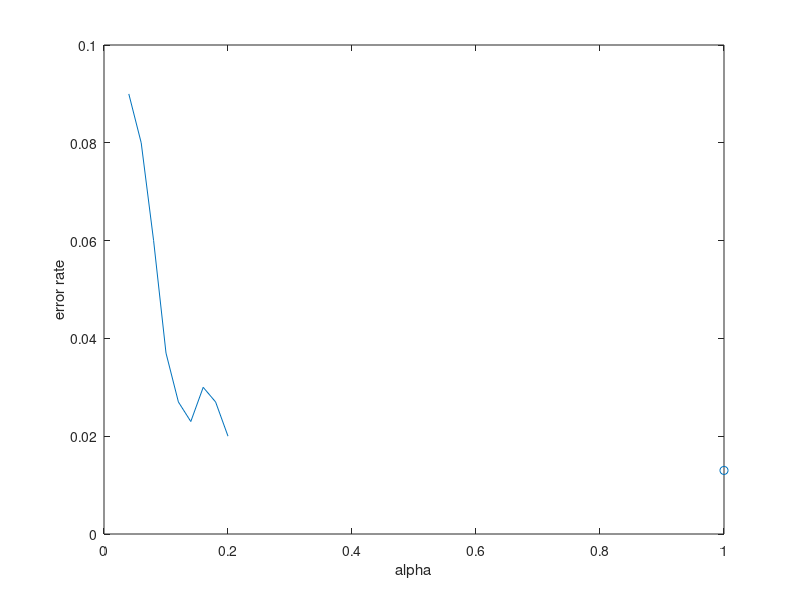
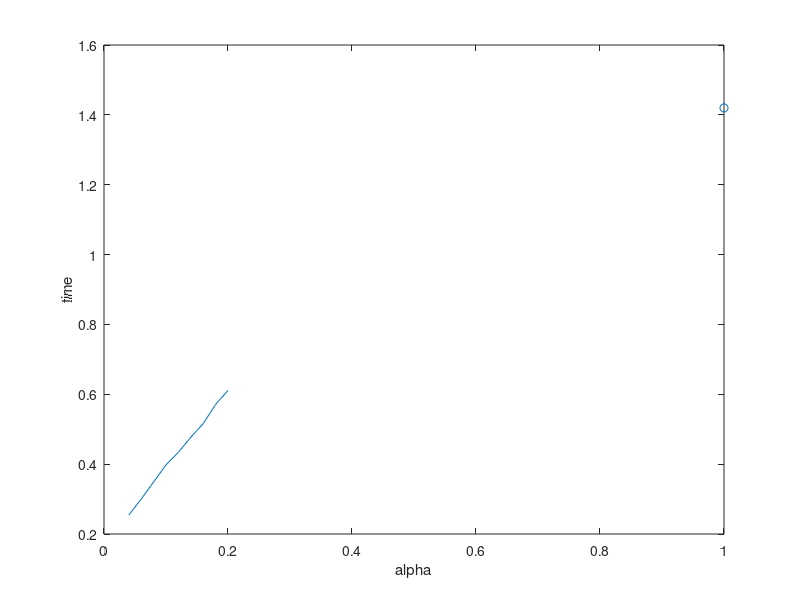

Write MATLAB code to recreate these figures, in order.
% clear all;
% clc;
% close all;
% 
% q = 'D:\2020-fall\DSP\homework3\DTW\SpeechData\p1\6.wav';
% [speechIn,FS] = audioread(q);
% speechIn2 = my_vad(speechIn);
% 
% figure(1)
% plot(speechIn)
% 
% figure(2)
% plot(speechIn2);

% profile on;
% matchTemplates
% profile viewer

alpha = [0.04 0.06 0.08 0.1 0.12 0.14 0.16 0.18 0.2];
error_rate = [0.09 0.08 0.06 0.037 0.027 0.023 0.03 0.027 0.02];
time = [0.254 0.3 0.349 0.398 0.434 0.477 0.516 0.571 0.611];

figure(1)
plot(alpha,error_rate);
xlabel('alpha');
ylabel('error rate');
hold on 
scatter(1,0.013)

figure(2)
plot(alpha,time)
xlabel('alpha');
ylabel('time');
hold on 
scatter(1,1.42)